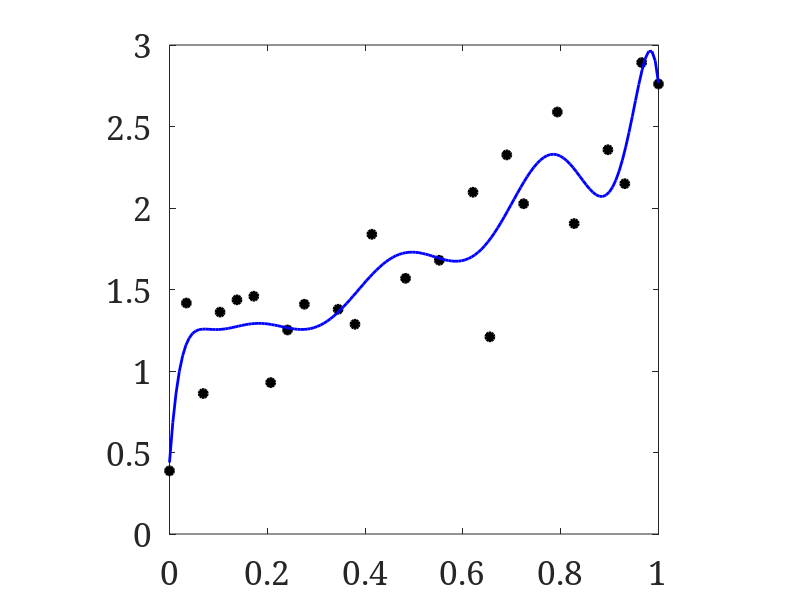
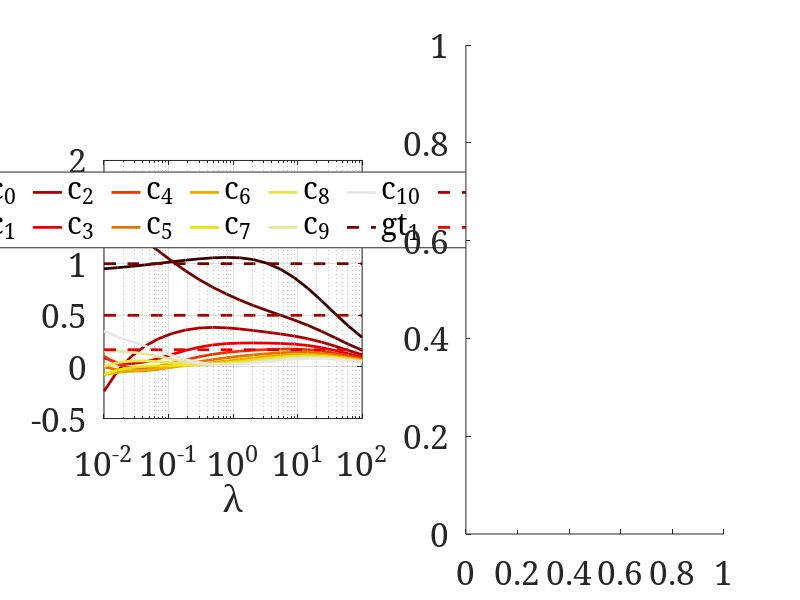

Here is the MATLAB script that generated these plots, in order: (Note: this script raises an error after producing the figures.)
set(0, 'DefaultAxesFontSize', 24);
set(0, 'DefaultFigureColor', 'w');
set(0,'defaultAxesFontName', 'serif')
set(0, 'DefaultLineLineWidth', 2);
clear, close all

rng(0)  % seed random number generator
N = 30; % number of data points (in total)
M = round(N/5); % number of test points for cross-validation

x = linspace(0,1,N)';       % data grid
xd = linspace(0,1,5*N)';    % dense grid
indices = randperm(N);      % randomized indices (for test data)
z = x(indices(1:M));        % cross-validation grid  
x(indices(1:M)) = [ ];      % reduced data grid
y = exp(x);                 % ground truth
data= y + 1/2*randn(N-M,1);   % noisy observation
dataz = exp(z) + 1/2*randn(M,1); % noisy observation for cross-validation

figure(1)
plot(x,data,'ko','MarkerFaceColor','k')
axis square

p = 10;
X = zeros(size(x,1), p+1);
Xd = zeros(size(xd,1),p+1);
Z = zeros(size(z,1), p+1);
for k = 0:p
    X(:,k+1) = x.^k;
    Xd(:,k+1) = xd.^k;
    Z(:,k+1) = z.^k;
end
% least squares
c_lsq = (X'*X)\(X'*data);
figure(1)
hold on
plot(xd,Xd*c_lsq,'-b')
hold off

% ridge regression
lambda = logspace(-2,2,20);
C_ridge = zeros(length(c_lsq),length(lambda));
for k = 1:length(lambda)
    C_ridge(:,k) = (X'*X + lambda(k)*eye(p+1,p+1))\(X'*data);
end

cmap = 0.9*hot(p+1);
figure(2), clf
subplot(1,2,1)
for k = 1:size(C_ridge,1)
    semilogx(lambda, C_ridge(k,:),'color',cmap(k,:))
    hold on
end
hold off, grid on, axis square
hold on
GT = 1./(gamma(linspace(0,p,p+1)+1))' * ones(1,length(lambda));
for k = 2:4
    semilogx(lambda, GT(k,:),'--','color',cmap(k,:))
    hold on
end
xlabel('\lambda')
legend('c_0','c_1','c_2','c_3','c_4','c_5','c_6','c_7','c_8','c_9','c_{10}',...
       'gt_1','gt_2','gt_3')
legend('location','North','Numcolumns',11)

% compute ground truth
cost_GT = zeros(1,length(lambda));
cost_CV = zeros(1,length(lambda));
for k = 1:size(C_ridge,2)
    cost_GT(k) = norm( C_ridge(:,k) - GT(:,k),2)^2;
    cost_CV(k) = norm( Z*C_ridge(:,k) - dataz,2)^2;
end

cost_GT = cost_GT/max(cost_GT);
cost_CV = cost_CV/max(cost_CV);

color1 = 0.5*[1 0 1];
color2 = 0.5*[0 1 0];
h = subplot(1,2,2);
yyaxis left
semilogx(lambda, cost_GT, '-o','color',color1,'MarkerFaceColor',color1)
h.YColor = color1;
ylabel('ground truth')
hold on
yyaxis right
semilogx(lambda, cost_CV, '-o','color',color2,'MarkerFaceColor',color2)
h.YColor = color2;
ylabel('cross-validation')
grid on, axis square, grid on, xlabel('\lambda')
legend('ground truth cost','cross-validation')
legend('location','North')

[~,minIndex] = min(cost_CV);
optimalLambda = lambda(minIndex);
disp(['optimal lambda: ', num2str(optimalLambda)])
figure(1)
hold on 
plot(xd, Xd*C_ridge(:,minIndex),'-r')
plot(x,y,'k--')
hold off
legend('data','LSQ','ridge','ground truth')
legend('location','SouthEast')
xlabel('x')
grid on